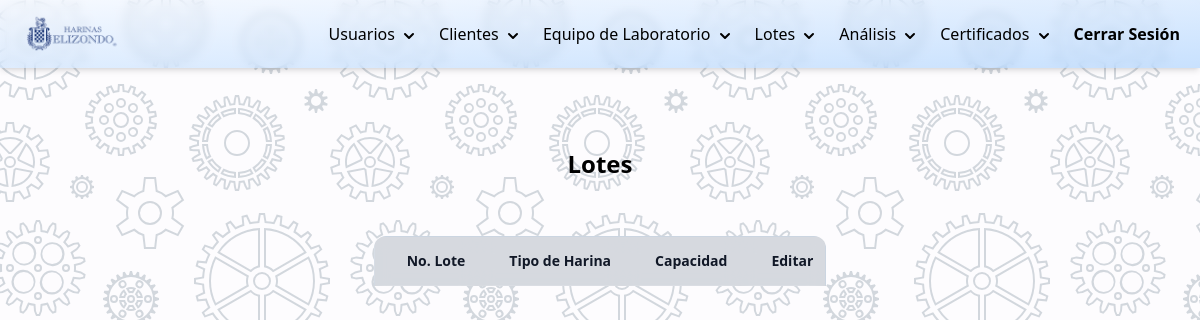
The page /php/modificar-lotes.php (signed in) on the database as committed earlier.
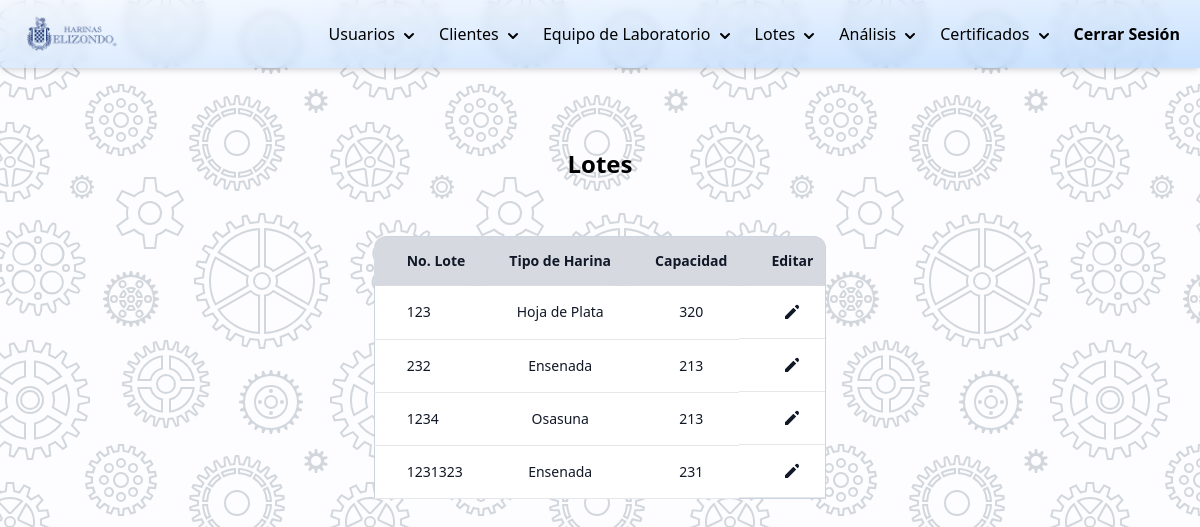
The same page on the database as committed later.
### tables this page shows
CREATE TABLE `lotes` (
  `id_lote` int(15) NOT NULL,
  `capacidad` int(11) DEFAULT NULL,
  `fecha_creacion` date DEFAULT NULL,
  `contenido` varchar(100) DEFAULT NULL,
  `fecha_caducidad` date DEFAULT NULL
);

### DB/controlarDB.php (called while the page is built, shortened)
<?php
function hacerConsulta(string $query){
    $con = mysqli_connect(HOST, USER, PASSWORD, DB);
    if (mysqli_connect_errno()) {
        return "Failed to connect to MySQL: " . mysqli_connect_error();
    }else{
        $result = mysqli_query($con, $query);
        $arreglo_de_resultados=[];
        while ($row = mysqli_fetch_array($result)):
            array_push($arreglo_de_resultados,$row);
        endwhile;
        return $arreglo_de_resultados;
    }
}

### php/modificar-lotes.php (the view, shortened to what this page needs)
<?php
    require_once("../DB/controlarDB.php");
    $query_lista_lotes="SELECT * FROM lotes;";
    $arreglo_lotes=hacerConsulta($query_lista_lotes);
?>
<!DOCTYPE html>
<html lang="es">
<head>
    <link rel="stylesheet" href="../css/styles.css">
    <script src="https://cdn.tailwindcss.com"></script>
    <script src="https://cdn.tailwindcss.com?plugins=forms,typography,aspect-ratio,line-clamp"></script>
    <?php require_once("./navbar.php"); ?>
</head>
<body class="background">
    <div class="container mx-auto flex justify-center items-center content-center">
        <div class="flex flex-col p-10 mt-10">
            <h1 class="text-2xl text-center mb-4 font-bold">Lotes</h1>
            <form method="post" action="<?= htmlspecialchars($_SERVER["PHP_SELF"]);?>" class="mt-0">
                <div class="mt-10 overflow-y-auto h-96 rounded-xl">
                    <table class="table-auto rounded-xl border border-slate-300">
                        <thead class="rounded-lg">
                            <tr class="bg-gray-200">
                                <th class="sticky top-0 z-10 border-b border-gray-300 bg-gray-300 bg-opacity-75 py-3.5 pl-4 pr-3 text-left text-sm font-semibold text-gray-900 backdrop-blur backdrop-filter sm:pl-6 lg:pl-8">No. Lote</th>
                                <th class="sticky top-0 z-10 border-b border-gray-300 bg-gray-300 bg-opacity-75 py-3.5 pl-4 pr-3 text-left text-sm font-semibold text-gray-900 backdrop-blur backdrop-filter sm:pl-6 lg:pl-8">Tipo de Harina</th>
                                <th class="sticky top-0 z-10 border-b border-gray-300 bg-gray-300 bg-opacity-75 py-3.5 pl-4 pr-3 text-left text-sm font-semibold text-gray-900 backdrop-blur backdrop-filter sm:pl-6 lg:pl-8">Capacidad</th>
                                <th class="sticky top-0 z-10 border-b border-gray-300 bg-gray-300 bg-opacity-75 py-3.5 pl-4 pr-3 text-left text-sm font-semibold text-gray-900 backdrop-blur backdrop-filter sm:pl-6 lg:pl-8">Editar</th>
                            </tr>
                        </thead>
                        <tbody class="bg-white rounded-lg">
                            <?php foreach ($arreglo_lotes as $lote):?>
                            <tr>
                                <td class="whitespace-nowrap border-b border-gray-200 py-4 pl-4 pr-3 text-sm font-medium text-gray-900 sm:pl-6 lg:pl-8"><?= $lote['id_lote']?></td>
                                <td class="whitespace-nowrap border-b border-gray-200 py-4 pl-4 pr-3 text-sm font-medium text-gray-900 sm:pl-6 lg:pl-8 text-center"><?= $lote['contenido']?></td>
                                <td class="whitespace-nowrap border-b border-gray-200 py-4 pl-4 pr-3 text-sm font-medium text-gray-900 sm:pl-6 lg:pl-8 text-center"><?= $lote['capacidad']?></td>
                                <td class="whitespace-nowrap border-b border-gray-200 py-4 pl-4 pr-3 text-sm font-medium text-gray-900 sm:pl-6 lg:pl-8 flex justify-center">
                                    <a href="./editar-lote.php?i=<?= $lote['id_lote']?>">
                                        <svg xmlns="http://www.w3.org/2000/svg" class="h-5 w-5" viewBox="0 0 20 20" fill="currentColor">
                                            <path d="M13.586 3.586a2 2 0 112.828 2.828l-.793.793-2.828-2.828.793-.793zM11.379 5.793L3 14.172V17h2.828l8.38-8.379-2.83-2.828z" />
                                        </svg>
                                    </a>
                                </td>
                            </tr>
                            <?php endforeach ?>
                        </tbody>
                    </table>
                </div>
            </form>
        </div>
    </div>
</body>
</html>

### php/navbar.php (shortened to what this page needs)
<nav class="bg-gradient-to-br from-blue-50/50 to-blue-300/50 shadow-md backdrop-blur-sm sticky top-0 z-10 print:hidden">
    <div class="px-3 mx-auto">
        <div class="flex justify-between">
            <div class="flex space-x-4">
                <a href="./dashboard.php" class="flex items-center py-3 px-2 text-gray-200 divide-x divide-black">
                    <img src="../img/logoHarinasElizondo.png" class="w-24 mx-1">
                </a>
            </div>
            <div class="hidden lg:flex items-center space-x-1">
                <div class="flex flex-col overflow-visible float-right items-start">
                    <button class="rounded p-2 dropBtn hover:bg-blue-50 transition duration-500 text-black" id="dropBtn">
                        Usuarios
                        <svg xmlns="http://www.w3.org/2000/svg" class="h-5 w-5 inline dropBtn" viewBox="0 0 20 20" fill="currentColor">
                            <path fill-rule="evenodd" d="M5.293 7.293a1 1 0 011.414 0L10 10.586l3.293-3.293a1 1 0 111.414 1.414l-4 4a1 1 0 01-1.414 0l-4-4a1 1 0 010-1.414z" clip-rule="evenodd" />
                        </svg>
                    </button>
                </div>
                <div class="flex flex-col overflow-visible float-right items-start">
                    <button class="rounded p-2 dropBtn2 hover:bg-blue-50 transition duration-500 text-black" id="dropBtn2">
                        Clientes
                        <svg xmlns="http://www.w3.org/2000/svg" class="h-5 w-5 inline dropBtn2" viewBox="0 0 20 20" fill="currentColor">
                            <path fill-rule="evenodd" d="M5.293 7.293a1 1 0 011.414 0L10 10.586l3.293-3.293a1 1 0 111.414 1.414l-4 4a1 1 0 01-1.414 0l-4-4a1 1 0 010-1.414z" clip-rule="evenodd" />
                        </svg>
                    </button>
                </div>
                <div class="flex flex-col overflow-visible float-right items-start">
                    <button class="rounded p-2 dropBtn3 hover:bg-blue-50 transition duration-500 text-black" id="dropBtn3">
                        Equipo de Laboratorio
                        <svg xmlns="http://www.w3.org/2000/svg" class="h-5 w-5 inline dropBtn3" viewBox="0 0 20 20" fill="currentColor">
                            <path fill-rule="evenodd" d="M5.293 7.293a1 1 0 011.414 0L10 10.586l3.293-3.293a1 1 0 111.414 1.414l-4 4a1 1 0 01-1.414 0l-4-4a1 1 0 010-1.414z" clip-rule="evenodd" />
                        </svg>
                    </button>
                </div>
                <div class="flex flex-col overflow-visible float-right items-start">
                    <button class="rounded p-2 dropBtn4 hover:bg-blue-50 transition duration-500 text-black" id="dropBtn4">
                        Lotes
                        <svg xmlns="http://www.w3.org/2000/svg" class="h-5 w-5 inline dropBtn4" viewBox="0 0 20 20" fill="currentColor">
                            <path fill-rule="evenodd" d="M5.293 7.293a1 1 0 011.414 0L10 10.586l3.293-3.293a1 1 0 111.414 1.414l-4 4a1 1 0 01-1.414 0l-4-4a1 1 0 010-1.414z" clip-rule="evenodd" />
                        </svg>
                    </button>
                </div>
                <div class="flex flex-col overflow-visible float-right items-start">
                    <button class="rounded p-2 dropBtn5 hover:bg-blue-50 transition duration-500 text-black" id="dropBtn5">
                        Análisis
                        <svg xmlns="http://www.w3.org/2000/svg" class="h-5 w-5 inline dropBtn5" viewBox="0 0 20 20" fill="currentColor">
                            <path fill-rule="evenodd" d="M5.293 7.293a1 1 0 011.414 0L10 10.586l3.293-3.293a1 1 0 111.414 1.414l-4 4a1 1 0 01-1.414 0l-4-4a1 1 0 010-1.414z" clip-rule="evenodd" />
                        </svg>
                    </button>
                </div>
                <div class="flex flex-col overflow-visible float-right items-start">
                    <button class="rounded p-2 dropBtn6 hover:bg-blue-50 transition duration-500 text-black" id="dropBtn6">
                        Certificados
                        <svg xmlns="http://www.w3.org/2000/svg" class="h-5 w-5 inline dropBtn6" viewBox="0 0 20 20" fill="currentColor">
                            <path fill-rule="evenodd" d="M5.293 7.293a1 1 0 011.414 0L10 10.586l3.293-3.293a1 1 0 111.414 1.414l-4 4a1 1 0 01-1.414 0l-4-4a1 1 0 010-1.414z" clip-rule="evenodd" />
                        </svg>
                    </button>
                </div>
                <div>
                    <a href="./cerrar_sesion.php" class="rounded p-2 hover:bg-blue-50 transition duration-500 text-black">
                        <b>Cerrar Sesión</b>
                    </a>
                </div>
            </div>
        </div>
    </div>
</nav>

### css/styles.css (style rules this page uses)
.background { background-color: #fdfcfe; }

Rows that differ between the two databases and show on the page:
added lotes: id_lote "123", contenido "Hoja de Plata", capacidad "320"
added lotes: id_lote "232", contenido "Ensenada", capacidad "213"
added lotes: id_lote "1234", contenido "Osasuna", capacidad "213"
added lotes: id_lote "1231323", contenido "Ensenada", capacidad "231"
